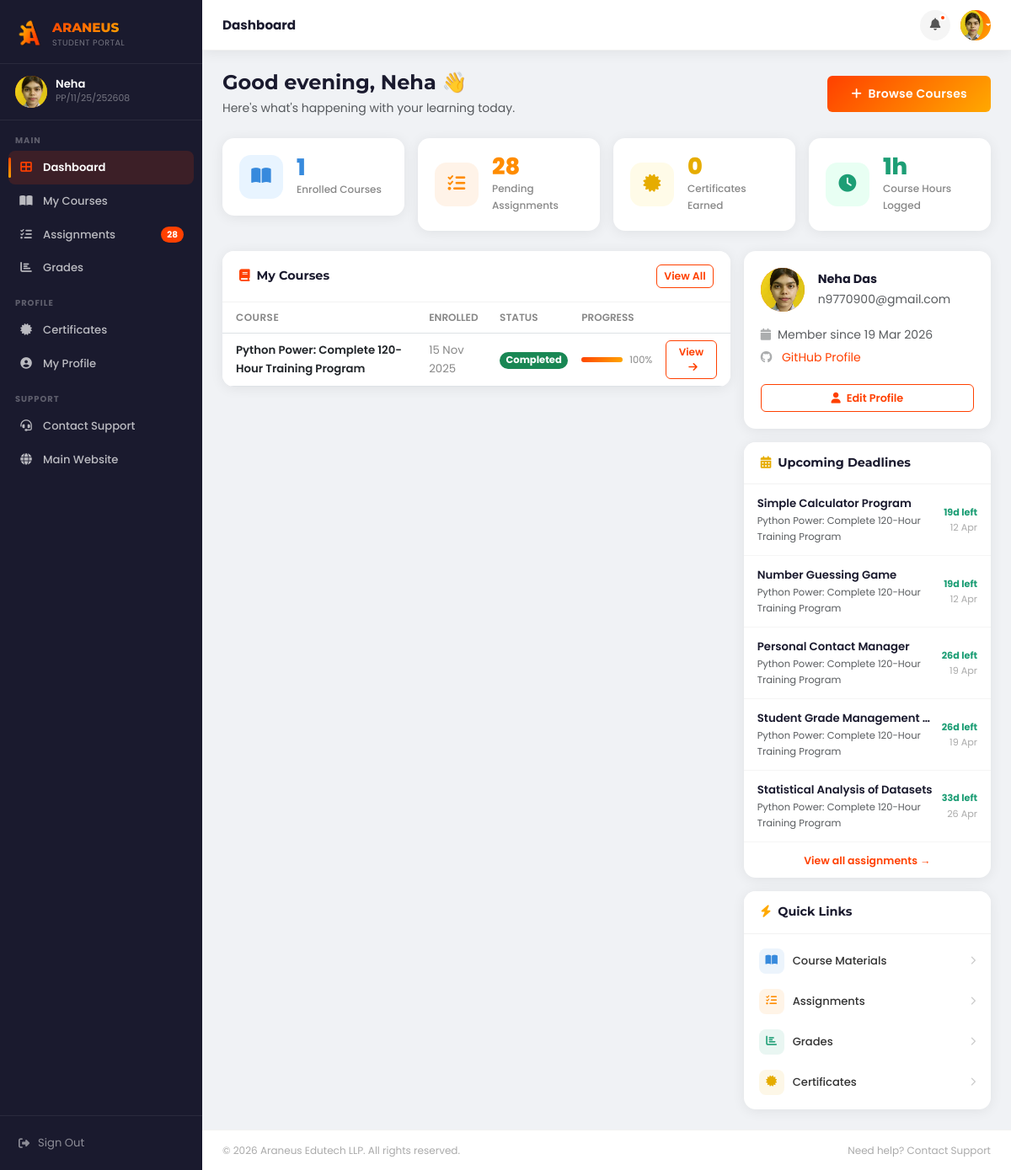
The page /portal/dashboard.php (signed in) on the database as committed earlier.
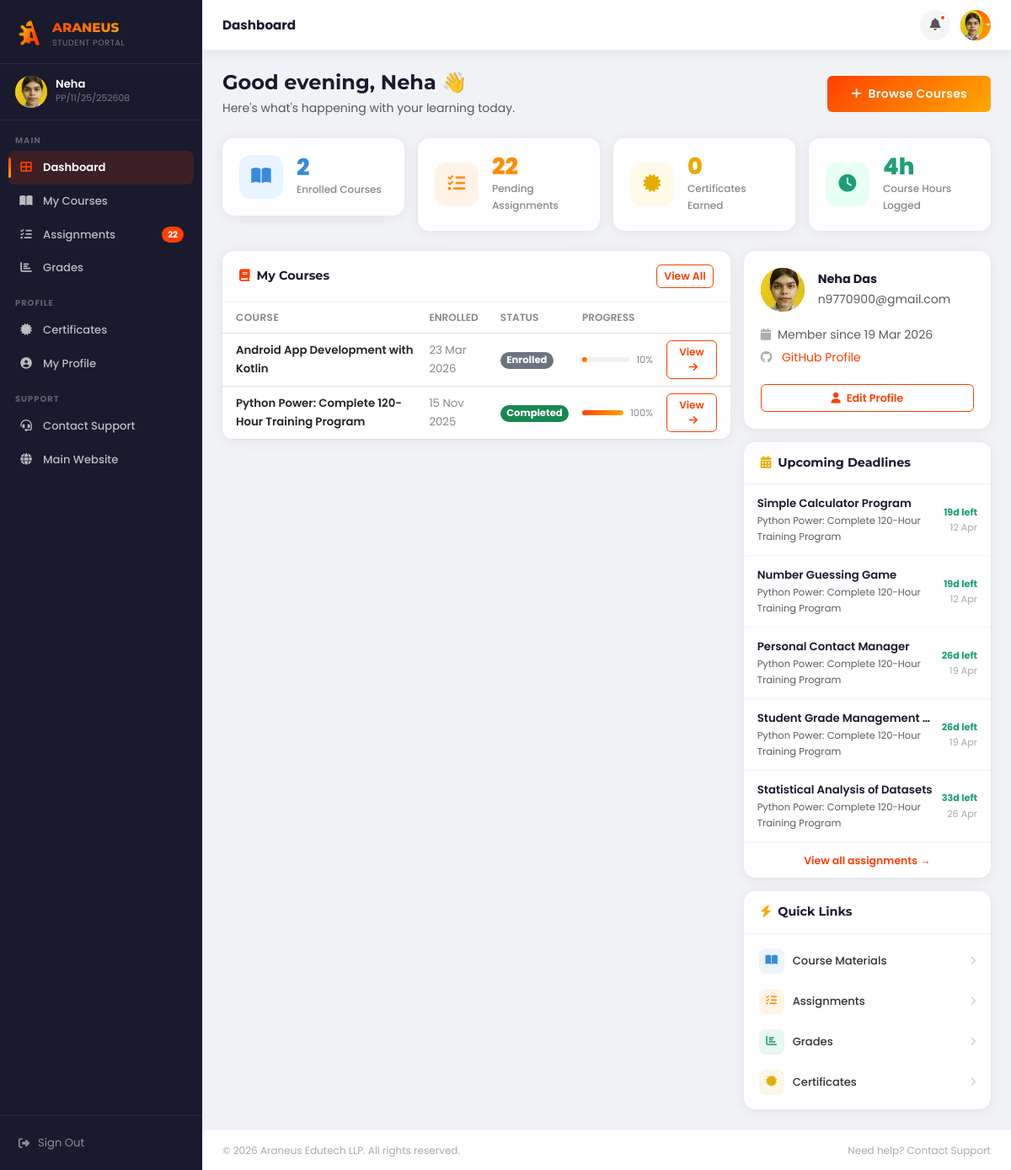
The same page on the database as committed later.
### tables this page shows
CREATE TABLE `enrollments` (
  `id` int(11) NOT NULL,
  `student_id` int(11) NOT NULL,
  `course_id` int(11) DEFAULT NULL,
  `enrollment_date` date NOT NULL,
  `completion_date` date DEFAULT NULL,
  `status` enum('enrolled','in_progress','completed','dropped') DEFAULT 'enrolled',
  `grade` varchar(10) DEFAULT NULL,
  `certificate_issued` tinyint(1) DEFAULT 0,
  `certificate_id` varchar(50) DEFAULT NULL,
  `notes` text DEFAULT NULL,
  `attendance_sheet` varchar(255) DEFAULT NULL,
  `payment_receipt` varchar(255) DEFAULT NULL,
  `project_report` varchar(255) DEFAULT NULL,
  `created_at` timestamp NOT NULL DEFAULT current_timestamp()
);

CREATE TABLE `courses` (
  `id` int(11) NOT NULL,
  `title` varchar(150) NOT NULL,
  `description` text DEFAULT NULL,
  `duration` varchar(50) DEFAULT NULL,
  `mode` enum('Online','Offline','Hybrid','') NOT NULL,
  `fee` decimal(10,2) DEFAULT NULL,
  `category` varchar(50) DEFAULT NULL,
  `instructor` varchar(100) DEFAULT NULL,
  `image_url` varchar(255) DEFAULT NULL,
  `syllabus_file` varchar(255) DEFAULT NULL,
  `is_active` tinyint(1) DEFAULT 1,
  `created_at` timestamp NOT NULL DEFAULT current_timestamp(),
  `program_format` varchar(100) DEFAULT NULL,
  `tools_provided` text DEFAULT NULL,
  `hardware_kit` text DEFAULT NULL,
  `certification_type` varchar(50) DEFAULT NULL
);

CREATE TABLE `assignments` (
  `id` int(11) NOT NULL,
  `course_id` int(11) NOT NULL,
  `title` varchar(255) NOT NULL,
  `description` text DEFAULT NULL,
  `due_date` date DEFAULT NULL,
  `created_at` timestamp NOT NULL DEFAULT current_timestamp()
);

### includes/database.php (called while the page is built, shortened)
<?php
class Database {
    private $host = DB_HOST;
    private $user = DB_USER;
    private $pass = DB_PASS;
    private $dbname = DB_NAME;
    private $conn;
    private function connect() {
        $this->conn = new mysqli($this->host, $this->user, $this->pass, $this->dbname);
        $this->conn->set_charset("utf8");
    }
    public function getConnection() {
        return $this->conn;
    }
}
?>

### controller/Auth.php (called while the page is built, shortened)
<?php
class Auth {
    public function __construct() {
        require_once __DIR__ . '/../includes/database.php';
        $database = new Database();
    }
    public function getStudentId(){ return $_SESSION['student_id'] ?? null; }
}
?>

### portal/dashboard.php (the view, shortened to what the changed rows need)
<?php
require_once 'includes/header.php';
$enrollments->data_seek(0);
$enrollmentsList = [];
while ($row = $enrollments->fetch_assoc()) { $enrollmentsList[] = $row; }
$enrollmentsCount = count($enrollmentsList);
$deadlineStmt = $conn->prepare("
    SELECT a.id, a.title, a.due_date, c.title AS course_name,
           (SELECT COUNT(*) FROM submissions s WHERE s.assignment_id=a.id AND s.student_id=?) as submitted
    FROM assignments a
    JOIN courses c ON a.course_id = c.id
    JOIN enrollments e ON e.course_id = c.id AND e.student_id = ?
    WHERE a.due_date >= CURDATE()
    ORDER BY a.due_date ASC LIMIT 5
");
$deadlineStmt->bind_param("ii", $studentId, $studentId);
$deadlineStmt->execute();
$deadlines = $deadlineStmt->get_result()->fetch_all(MYSQLI_ASSOC);
function statusColor($s){ return match($s){ 'completed'=>'success','in_progress'=>'primary','dropped'=>'danger', default=>'secondary' }; }
function progressPct($s){ return match($s){ 'completed'=>100,'in_progress'=>50, default=>10 }; }
function daysLeft($d){ return max(0, (int)((strtotime($d)-time())/86400)); }
?>
<div class="row g-3 mb-4">
    <?php foreach ([
        ['fas fa-book-open',   '#e8f4ff', '#378add', $enrollmentsCount, 'Enrolled Courses'],
        ['fas fa-tasks',       '#fff3e8', '#ff8c00', $pendingAssignments, 'Pending Assignments'],
        ['fas fa-certificate', '#fffbe8', '#e6ac00', $certCount, 'Certificates Earned'],
        ['fas fa-clock',       '#e8fff3', '#1d9e75', htmlspecialchars($studentData['time_hours']).'h', 'Course Hours Logged'],
    ] as [$icon, $bg, $color, $val, $label]): ?>
    <div class="col-6 col-lg-3">
        <div class="stat-tile">
            <div class="stat-tile-icon" style="background:<?= $bg ?>;">
                <i class="<?= $icon ?>" style="color:<?= $color ?>;"></i>
            </div>
            <div>
                <div class="stat-tile-num" style="color:<?= $color ?>;"><?= $val ?></div>
                <div class="stat-tile-label"><?= $label ?></div>
            </div>
        </div>
    </div>
    <?php endforeach; ?>
</div>
<div class="row g-3">
    <div class="col-lg-8">
        <div class="p-card">
            <div class="p-card-body" style="padding:0;">
                <?php if ($enrollmentsCount > 0): ?>
                <div style="overflow-x:auto;">
                    <table class="table table-hover mb-0" style="font-size:.83rem;">
                        <thead style="background:#f8f9fa;">
                            <tr>
                                <th class="ps-3" style="font-weight:600;color:#888;font-size:.75rem;text-transform:uppercase;letter-spacing:.04em;">Course</th>
                                <th style="font-weight:600;color:#888;font-size:.75rem;text-transform:uppercase;">Enrolled</th>
                                <th style="font-weight:600;color:#888;font-size:.75rem;text-transform:uppercase;">Status</th>
                                <th style="font-weight:600;color:#888;font-size:.75rem;text-transform:uppercase;">Progress</th>
                                <th class="pe-3" style="font-weight:600;color:#888;font-size:.75rem;text-transform:uppercase;"></th>
                            </tr>
                        </thead>
                        <tbody>
                        <?php foreach ($enrollmentsList as $e): ?>
                            <tr>
                                <td class="ps-3" style="vertical-align:middle;">
                                    <div class="fw-semibold"><?= htmlspecialchars($e['course_name'] ?? 'N/A') ?></div>
                                </td>
                                <td style="vertical-align:middle;color:#888;"><?= date('d M Y', strtotime($e['enrollment_date'])) ?></td>
                                <td style="vertical-align:middle;">
                                    <span class="badge rounded-pill bg-<?= statusColor($e['status']) ?>" style="font-size:.72rem;">
                                        <?= ucfirst(str_replace('_',' ',$e['status'])) ?>
                                    </span>
                                </td>
                                <td style="vertical-align:middle;min-width:100px;">
                                    <?php $pct = progressPct($e['status']); ?>
                                    <div class="d-flex align-items-center gap-2">
                                        <div style="flex:1;height:6px;background:#f0f0f0;border-radius:3px;">
                                            <div style="width:<?= $pct ?>%;height:100%;border-radius:3px;background:var(--portal-gradient);"></div>
                                        </div>
                                        <span style="font-size:.72rem;color:#888;flex-shrink:0;"><?= $pct ?>%</span>
                                    </div>
                                </td>
                                <td class="pe-3" style="vertical-align:middle;">
                                    <a href="course-view.php?id=<?= $e['id'] ?>" class="btn btn-sm btn-outline-primary" style="font-size:.75rem;padding:4px 10px;">
                                        View <i class="fas fa-arrow-right ms-1"></i>
                                    </a>
                                </td>
                            </tr>
                        <?php endforeach; ?>
                        </tbody>
                    </table>
                </div>
                <?php endif; ?>
            </div>
        </div>
    </div>
    <div class="col-lg-4 d-flex flex-column gap-3">
        <div class="p-card flex-grow-1">
            <div class="p-card-body" style="padding:0;">
                <?php if (!empty($deadlines)): ?>
                <?php foreach ($deadlines as $dl):
                    $days = daysLeft($dl['due_date']);
                    $urgentColor = $days<=3 ? '#dc3545' : ($days<=7 ? '#e6ac00' : '#1d9e75');
                ?>
                <div style="padding:12px 16px;border-bottom:1px solid rgba(0,0,0,.04);display:flex;align-items:center;justify-content:space-between;gap:8px;">
                    <div style="min-width:0;">
                        <div class="fw-semibold text-truncate" style="font-size:.83rem;"><?= htmlspecialchars($dl['title']) ?></div>
                        <div class="text-muted" style="font-size:.72rem;"><?= htmlspecialchars($dl['course_name']) ?></div>
                    </div>
                    <div style="text-align:right;flex-shrink:0;">
                        <div style="font-size:.7rem;font-weight:700;color:<?= $urgentColor ?>;"><?= $days === 0 ? 'Today' : $days.'d left' ?></div>
                        <div style="font-size:.7rem;color:#aaa;"><?= date('d M', strtotime($dl['due_date'])) ?></div>
                    </div>
                </div>
                <?php endforeach; ?>
                <?php endif; ?>
            </div>
        </div>
        <div class="p-card">
            <div class="p-card-body" style="padding:8px;">
                <?php foreach ([
                    ['courses.php',     'fas fa-book-open',   'Course Materials',   '#378add'],
                    ['assignments.php', 'fas fa-tasks',       'Assignments',         '#ff8c00'],
                    ['grades.php',      'fas fa-chart-bar',   'Grades',              '#1d9e75'],
                    ['certificates.php','fas fa-certificate', 'Certificates',        '#e6ac00'],
                ] as [$href,$icon,$label,$color]): ?>
                <a href="<?= $href ?>" style="display:flex;align-items:center;gap:10px;padding:9px 10px;border-radius:8px;text-decoration:none;transition:.15s;" onmouseover="this.style.background='#f8f9fa'" onmouseout="this.style.background='transparent'">
                    <div style="width:30px;height:30px;border-radius:8px;background:<?= $color ?>18;display:flex;align-items:center;justify-content:center;flex-shrink:0;">
                        <i class="<?= $icon ?>" style="color:<?= $color ?>;font-size:.8rem;"></i>
                    </div>
                    <span style="font-size:.82rem;font-weight:500;color:#333;"><?= $label ?></span>
                    <i class="fas fa-chevron-right ms-auto" style="font-size:.65rem;color:#ccc;"></i>
                </a>
                <?php endforeach; ?>
            </div>
        </div>
    </div>
</div>
<?php $conn->close(); require_once 'includes/footer.php'; ?>

### portal/includes/header.php (shortened to what the changed rows need)
<?php
require_once '../controller/Auth.php';
$auth    = new Auth();
$db   = new Database();
$conn = $db->getConnection();
$studentId   = $auth->getStudentId();
$enrollmentStmt = $conn->prepare("
    SELECT e.*, c.title AS course_name
    FROM enrollments e
    LEFT JOIN courses c ON e.course_id = c.id
    WHERE e.student_id = ?
    ORDER BY e.enrollment_date DESC
");
$enrollmentStmt->bind_param("i", $studentId);
$enrollmentStmt->execute();
$enrollments = $enrollmentStmt->get_result();
$assignStmt = $conn->prepare("
    SELECT COUNT(*) as pending
    FROM assignments a
    LEFT JOIN submissions s ON a.id = s.assignment_id AND s.student_id = ?
    WHERE a.due_date >= CURDATE() AND s.id IS NULL
");
$assignStmt->bind_param("i", $studentId);
$assignStmt->execute();
$pendingAssignments = $assignStmt->get_result()->fetch_assoc()['pending'] ?? 0;
$currentPage = basename($_SERVER['PHP_SELF']);
function portalNavActive($page) {
    global $currentPage;
    return $currentPage === $page ? 'active' : '';
}
?>
<!DOCTYPE html>
<html lang="en">
<head>
    <link href="https://cdn.jsdelivr.net/npm/bootstrap@5.3.0-alpha1/dist/css/bootstrap.min.css" rel="stylesheet">
    <link rel="stylesheet" href="https://cdnjs.cloudflare.com/ajax/libs/font-awesome/6.4.0/css/all.min.css">
    <link rel="stylesheet" href="<?php echo SITE_URL; ?>assets/css/style.css">
</head>
<body>
<aside class="portal-sidebar" id="portalSidebar">
    <ul class="sidebar-nav">
        <li><a href="assignments.php" class="<?= portalNavActive('assignments.php') ?>">
            <i class="fas fa-tasks"></i> Assignments
            <?php if ($pendingAssignments > 0): ?><span class="nav-badge"><?= $pendingAssignments ?></span><?php endif; ?>
        </a></li>
    </ul>
</aside>
<main class="portal-main">
<div class="portal-content">

Rows that differ between the two databases and show on the page:
added enrollments: course.title "Android App Development with Kotlin", enrollment_date "23 Mar 2026", status "Enrolled", status "10"
Other text that changed with them:
$pendingAssignments: "28" → "22"
new list line: "2 Enrolled Courses"
new list line: "22 Pending Assignments"
new list line: "4h Course Hours Logged"
list line gone: "1 Enrolled Courses"
list line gone: "28 Pending Assignments"
list line gone: "1h Course Hours Logged"
